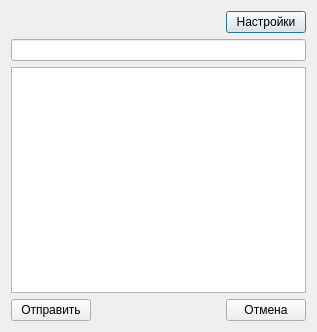
<?xml version="1.0" encoding="UTF-8"?>
<ui version="4.0">
 <class>ContactDeveloperDialog</class>
 <widget class="QDialog" name="ContactDeveloperDialog">
  <property name="geometry">
   <rect>
    <x>0</x>
    <y>0</y>
    <width>317</width>
    <height>332</height>
   </rect>
  </property>
  <property name="windowTitle">
   <string>Связь с разработчиком</string>
  </property>
  <layout class="QGridLayout" name="gridLayout">
   <item row="0" column="0">
    <layout class="QHBoxLayout" name="horizontalLayout">
     <item>
      <spacer name="horizontalSpacer">
       <property name="orientation">
        <enum>Qt::Horizontal</enum>
       </property>
       <property name="sizeHint" stdset="0">
        <size>
         <width>40</width>
         <height>20</height>
        </size>
       </property>
      </spacer>
     </item>
     <item>
      <widget class="QPushButton" name="pushButtonSettings">
       <property name="text">
        <string>Настройки</string>
       </property>
      </widget>
     </item>
    </layout>
   </item>
   <item row="1" column="0">
    <widget class="QLineEdit" name="lineEditEmailTheme"/>
   </item>
   <item row="2" column="0">
    <widget class="QTextEdit" name="textEditEmailBody"/>
   </item>
   <item row="3" column="0">
    <layout class="QHBoxLayout" name="horizontalLayout_2">
     <item>
      <widget class="QPushButton" name="pushButtonSend">
       <property name="text">
        <string>Отправить</string>
       </property>
      </widget>
     </item>
     <item>
      <spacer name="horizontalSpacer_2">
       <property name="orientation">
        <enum>Qt::Horizontal</enum>
       </property>
       <property name="sizeHint" stdset="0">
        <size>
         <width>40</width>
         <height>20</height>
        </size>
       </property>
      </spacer>
     </item>
     <item>
      <widget class="QPushButton" name="pushButtonCancel">
       <property name="text">
        <string>Отмена</string>
       </property>
      </widget>
     </item>
    </layout>
   </item>
  </layout>
 </widget>
 <resources/>
 <connections/>
</ui>
